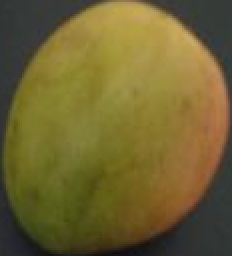
#> input picture fruit_ripeness/mango_ripeness/mango_full_test_debug/39.jpg/ripeness/input_original_colour.png, 116 x 128 px (shown 2 times larger)
$ python mango_ripeness_yolo.py mango_full_test_debug/39.jpg/ripeness/input_original_colour.png
#> lines starting #> are read from the running program, lines starting #| are printed output that depends on the picture; after the words box and inside, x2 and y2 are one past the last pixel; in counts of white or black regions, pixels touching at a corner belong together
# pip install opencv-python numpy

"""
MANGO RIPENESS ANALYSIS - ATAULFO YELLOW-COVERAGE METHOD
=======================================================

MAIN RULE REFERENCE 1 - YELLOW SURFACE COVERAGE
-----------------------------------------------
Palafox-Carlos et al. (2012), Ataulfo mango:

    Stage 1 : 0-10% yellow surface
    Stage 2 : 11-40% yellow surface
    Stage 3 : 41-70% yellow surface
    Stage 4 : 71-100% yellow surface

For continuous image percentages, this implementation removes numerical gaps:

    Stage 1 : yellow coverage <= 10%
    Stage 2 : 10% < yellow coverage <= 40%
    Stage 3 : 40% < yellow coverage <= 70%
    Stage 4 : yellow coverage > 70%

MAIN RULE REFERENCE 2 - YELLOW PIXEL HSV RANGE
----------------------------------------------
Marianito-Cuahuitic et al. (2026), Ataulfo mango segmentation:

    YELLOW:
        H = 15-30
        S = 135-255
        V = 80-255

This project adopts that published yellow-mango HSV segmentation range as the
operational per-pixel yellow mask inside the teammate YOLO mango ROI.

SUPPORTING REFERENCE
--------------------
FAMA FS005-2000 supports the general mango peel-colour progression from green
toward yellow during ripening, but FAMA is NOT used to define the numerical
Stage 1-4 percentage boundaries in this module.

PIPELINE
--------
Teammate YOLO mask
    -> original-colour mango pixels
    -> OpenCV HSV
    -> yellow mask
    -> yellow coverage %
    -> Stage 1-4

No CLAHE, white balance, or colour enhancement is applied to ripeness pixels.
"""

from dataclasses import dataclass
from typing import Dict, Optional, Tuple

import cv2
import numpy as np


# ---------------------------------------------------------------------------
# Published Ataulfo yellow HSV range
# ---------------------------------------------------------------------------

YELLOW_LOWER = np.array(
    [15, 135, 80],
    dtype=np.uint8,
)

YELLOW_UPPER = np.array(
    [30, 255, 255],
    dtype=np.uint8,
)


# ---------------------------------------------------------------------------
# Ataulfo yellow-surface coverage boundaries
# ---------------------------------------------------------------------------

STAGE1_MAX = 10.0
STAGE2_MAX = 40.0
STAGE3_MAX = 70.0


@dataclass
class MangoRipenessResult:
    maturity_stage: int
    maturity_label: str
    rule_basis: str

    total_fruit_pixels: int

    yellow_pixels: int
    other_pixels: int

    yellow_pct: float
    other_pct: float


def _normalise_binary_mask(
    mask: np.ndarray,
    target_shape: Tuple[int, int],
) -> np.ndarray:
    """Convert supplied YOLO mask to 0/255 uint8."""
    if mask.ndim == 3:
        mask = cv2.cvtColor(
            mask,
            cv2.COLOR_BGR2GRAY,
        )

    if mask.shape[:2] != target_shape:
        mask = cv2.resize(
            mask,
            (target_shape[1], target_shape[0]),
            interpolation=cv2.INTER_NEAREST,
        )

    return (mask > 0).astype(np.uint8) * 255


def fruit_mask_from_black_background(
    masked_crop_bgr: np.ndarray,
) -> np.ndarray:
    """
    Fallback only.

    Final integration should pass the teammate YOLO mask directly.
    """
    if masked_crop_bgr is None or masked_crop_bgr.size == 0:
        raise ValueError(
            "Input mango crop is empty"
        )

    non_black = np.any(
        masked_crop_bgr != 0,
        axis=2,
    )

    return non_black.astype(np.uint8) * 255


def prepare_mango_for_colour_analysis(
    original_crop_bgr: np.ndarray,
    fruit_mask: Optional[np.ndarray] = None,
) -> Dict[str, np.ndarray]:
    """
    Prepare original-colour mango pixels for HSV analysis.
    """
    if original_crop_bgr is None or original_crop_bgr.size == 0:
        raise ValueError(
            "Input mango crop is empty"
        )

    h, w = original_crop_bgr.shape[:2]

    if fruit_mask is None:
        fruit_mask = fruit_mask_from_black_background(
            original_crop_bgr
        )
    else:
        fruit_mask = _normalise_binary_mask(
            fruit_mask,
            (h, w),
        )

    bgr = original_crop_bgr.copy()

    hsv = cv2.cvtColor(
        bgr,
        cv2.COLOR_BGR2HSV,
    )

    return {
        "bgr": bgr,
        "hsv": hsv,
        "fruit_mask": fruit_mask,
    }


def measure_mango_features(
    original_crop_bgr: np.ndarray,
    fruit_mask: Optional[np.ndarray] = None,
):
    """
    Measure yellow surface coverage only inside the YOLO mango mask.
    """
    data = prepare_mango_for_colour_analysis(
        original_crop_bgr,
        fruit_mask=fruit_mask,
    )

    hsv = data["hsv"]
    roi_mask = data["fruit_mask"]

    total = int(
        cv2.countNonZero(
            roi_mask
        )
    )

    if total == 0:
        raise ValueError(
            "YOLO mango mask contains no fruit pixels"
        )

    yellow_raw = cv2.inRange(
        hsv,
        YELLOW_LOWER,
        YELLOW_UPPER,
    )

    yellow_mask = cv2.bitwise_and(
        yellow_raw,
        roi_mask,
    )

    other_mask = cv2.bitwise_and(
        roi_mask,
        cv2.bitwise_not(
            yellow_mask
        ),
    )

    yellow_pixels = int(
        cv2.countNonZero(
            yellow_mask
        )
    )

    other_pixels = int(
        cv2.countNonZero(
            other_mask
        )
    )

    yellow_pct = (
        100.0
        * yellow_pixels
        / total
    )

    other_pct = (
        100.0
        * other_pixels
        / total
    )

    result = MangoRipenessResult(
        maturity_stage=0,
        maturity_label="Not classified",
        rule_basis="",
        total_fruit_pixels=total,
        yellow_pixels=yellow_pixels,
        other_pixels=other_pixels,
        yellow_pct=yellow_pct,
        other_pct=other_pct,
    )

    diagnostics = {
        "bgr": data["bgr"],
        "fruit_mask": roi_mask,
        "yellow_mask": yellow_mask,
        "other_mask": other_mask,
    }

    return result, diagnostics


def classify_mango(
    measurement: MangoRipenessResult,
) -> MangoRipenessResult:
    """
    Apply Ataulfo yellow-surface coverage Stage 1-4 rules.
    """
    yellow = measurement.yellow_pct

    if yellow <= STAGE1_MAX:
        measurement.maturity_stage = 1
        measurement.maturity_label = (
            "Stage 1"
        )
        measurement.rule_basis = (
            f"Yellow coverage={yellow:.2f}% "
            "(0-10%)."
        )

    elif yellow <= STAGE2_MAX:
        measurement.maturity_stage = 2
        measurement.maturity_label = (
            "Stage 2"
        )
        measurement.rule_basis = (
            f"Yellow coverage={yellow:.2f}% "
            "(>10% and <=40%)."
        )

    elif yellow <= STAGE3_MAX:
        measurement.maturity_stage = 3
        measurement.maturity_label = (
            "Stage 3"
        )
        measurement.rule_basis = (
            f"Yellow coverage={yellow:.2f}% "
            "(>40% and <=70%)."
        )

    else:
        measurement.maturity_stage = 4
        measurement.maturity_label = (
            "Stage 4"
        )
        measurement.rule_basis = (
            f"Yellow coverage={yellow:.2f}% "
            "(>70%)."
        )

    return measurement


def assess_mango_ripeness(
    original_crop_bgr: np.ndarray,
    fruit_mask: Optional[np.ndarray] = None,
):
    """
    YOLO mask -> HSV yellow mask -> yellow coverage -> Stage 1-4.
    """
    result, diagnostics = measure_mango_features(
        original_crop_bgr,
        fruit_mask=fruit_mask,
    )

    result = classify_mango(
        result
    )

    return result, diagnostics


def save_diagnostics(
    out_dir: str,
    diagnostics: Dict[str, np.ndarray],
) -> None:
    """Save mango ripeness debug images."""
    import os

    os.makedirs(
        out_dir,
        exist_ok=True,
    )

    for name in (
        "fruit_mask",
        "yellow_mask",
        "other_mask",
    ):
        if name in diagnostics:
            cv2.imwrite(
                os.path.join(
                    out_dir,
                    f"{name}.png",
                ),
                diagnostics[name],
            )

    if "bgr" in diagnostics:
        cv2.imwrite(
            os.path.join(
                out_dir,
                "input_original_colour.png",
            ),
            diagnostics["bgr"],
        )


if __name__ == "__main__":
    import argparse
    import os
    from pathlib import Path

    SCRIPT_DIR = Path(__file__).resolve().parent
    DEFAULT_DEBUG_DIR = (
        SCRIPT_DIR / "mango_full_test_debug"
    )

    parser = argparse.ArgumentParser()

    parser.add_argument(
        "image",
        help="Original-colour mango crop/image",
    )

    parser.add_argument(
        "--mask",
        help="Optional YOLO binary mango mask",
    )

    parser.add_argument(
        "--out",
        default=str(DEFAULT_DEBUG_DIR),
        help=(
            "Default: "
            "fruit_ripeness/mango_ripeness/mango_full_test_debug/"
        ),
    )

    args = parser.parse_args()

    img = cv2.imread(
        args.image
    )
#> img is the input picture: shape (128, 116, 3); mean B, G, R 48.4, 99.4, 111.9

    if img is None:
        raise SystemExit(
            f"Cannot read image: {args.image}"
        )

    mask = None

    if args.mask:
        mask = cv2.imread(
            args.mask,
            cv2.IMREAD_GRAYSCALE,
        )

        if mask is None:
            raise SystemExit(
                f"Cannot read mask: {args.mask}"
            )

    result, diagnostics = assess_mango_ripeness(
        img,
        fruit_mask=mask,
    )
#> in fruit_mask_from_black_background, `non_black = np.any( masked_crop_bgr != 0, axis=2, )`: non_black: shape (128, 116) bool; every value is 1
#> in fruit_mask_from_black_background, `return non_black.astype(np.uint8) * 255`: returned value: shape (128, 116); every value is 255
#> in prepare_mango_for_colour_analysis, `hsv = cv2.cvtColor( bgr, cv2.COLOR_BGR2HSV, )`: hsv: shape (128, 116, 3); mean H, S, V 34.7, 133.4, 113
#> in measure_mango_features, `data = prepare_mango_for_colour_analysis( original_crop_bgr, fruit_mas..`: data = 3 items
#> in measure_mango_features, `total = int( cv2.countNonZero( roi_mask ) )`: total = 14848
#> in measure_mango_features, `yellow_raw = cv2.inRange( hsv, YELLOW_LOWER, YELLOW_UPPER, )`:
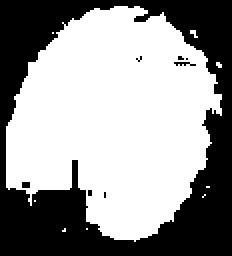
#> yellow_raw: shape (128, 116) (shown 2 times larger); 59.5% white; 8 black regions (7 under 20 px), largest, box (x1, y1, x2, y2) and area: (0, 0, 116, 128) 5967
#> in measure_mango_features, `yellow_pixels = int( cv2.countNonZero( yellow_mask ) )`: yellow_pixels = 8836
#> in measure_mango_features, `other_pixels = int( cv2.countNonZero( other_mask ) )`: other_pixels = 6012
#> in measure_mango_features, `yellow_pct = ( 100.0 * yellow_pixels / total )`: yellow_pct = 59.51
#> in measure_mango_features, `other_pct = ( 100.0 * other_pixels / total )`: other_pct = 40.49
#> in assess_mango_ripeness, `result, diagnostics = measure_mango_features( original_crop_bgr, fruit..`: diagnostics = 4 items
#> diagnostics = 4 items

    print(
        "\nMANGO RIPENESS RESULT"
    )
    print(
        "----------------------"
    )
    print(
        f"Fruit pixels    : "
        f"{result.total_fruit_pixels}"
    )
#| Fruit pixels    : 14848
    print(
        f"Yellow pixels   : "
        f"{result.yellow_pixels} "
        "(H 15-30, S 135-255, V 80-255)"
    )
#| Yellow pixels   : 8836 (H 15-30, S 135-255, V 80-255)
    print(
        f"Other pixels    : "
        f"{result.other_pixels}"
    )
#| Other pixels    : 6012
    print(
        f"Yellow coverage : "
        f"{result.yellow_pct:.2f}%"
    )
#| Yellow coverage : 59.51%
    print(
        f"Other coverage  : "
        f"{result.other_pct:.2f}%"
    )
#| Other coverage  : 40.49%
    print(
        f"Prediction      : "
        f"{result.maturity_label}"
    )
#| Prediction      : Stage 3
    print(
        f"Rule basis      : "
        f"{result.rule_basis}"
    )
#| Rule basis      : Yellow coverage=59.51% (>40% and <=70%).

    save_diagnostics(
        args.out,
        diagnostics,
    )

    print(
        "\nDiagnostic masks saved to:",
        os.path.abspath(
            args.out
        ),
    )
#| Diagnostic masks saved to: fruit_ripeness/mango_ripeness/mango_full_test_debug
